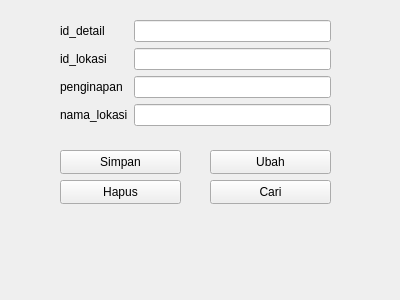
<?xml version="1.0" encoding="UTF-8"?>
<ui version="4.0">
 <class>formdetail</class>
 <widget class="QWidget" name="formdetail">
  <property name="geometry">
   <rect>
    <x>0</x>
    <y>0</y>
    <width>400</width>
    <height>300</height>
   </rect>
  </property>
  <property name="windowTitle">
   <string>Form</string>
  </property>
  <widget class="QWidget" name="formLayoutWidget">
   <property name="geometry">
    <rect>
     <x>60</x>
     <y>20</y>
     <width>271</width>
     <height>121</height>
    </rect>
   </property>
   <layout class="QFormLayout" name="formLayout">
    <item row="0" column="0">
     <widget class="QLabel" name="id_detailLabel">
      <property name="text">
       <string>id_detail</string>
      </property>
     </widget>
    </item>
    <item row="0" column="1">
     <widget class="QLineEdit" name="id_detailLineEdit"/>
    </item>
    <item row="1" column="0">
     <widget class="QLabel" name="id_lokasiLabel">
      <property name="text">
       <string>id_lokasi</string>
      </property>
     </widget>
    </item>
    <item row="1" column="1">
     <widget class="QLineEdit" name="id_lokasiLineEdit"/>
    </item>
    <item row="2" column="0">
     <widget class="QLabel" name="penginapanLabel">
      <property name="text">
       <string>penginapan</string>
      </property>
     </widget>
    </item>
    <item row="2" column="1">
     <widget class="QLineEdit" name="penginapanLineEdit"/>
    </item>
    <item row="3" column="0">
     <widget class="QLabel" name="nama_lokasiLabel">
      <property name="text">
       <string>nama_lokasi</string>
      </property>
     </widget>
    </item>
    <item row="3" column="1">
     <widget class="QLineEdit" name="nama_lokasiLineEdit"/>
    </item>
   </layout>
  </widget>
  <widget class="QPushButton" name="pushButton">
   <property name="geometry">
    <rect>
     <x>60</x>
     <y>150</y>
     <width>121</width>
     <height>24</height>
    </rect>
   </property>
   <property name="text">
    <string>Simpan</string>
   </property>
  </widget>
  <widget class="QPushButton" name="pushButton_2">
   <property name="geometry">
    <rect>
     <x>210</x>
     <y>150</y>
     <width>121</width>
     <height>24</height>
    </rect>
   </property>
   <property name="text">
    <string>Ubah</string>
   </property>
  </widget>
  <widget class="QPushButton" name="pushButton_3">
   <property name="geometry">
    <rect>
     <x>60</x>
     <y>180</y>
     <width>121</width>
     <height>24</height>
    </rect>
   </property>
   <property name="text">
    <string>Hapus</string>
   </property>
  </widget>
  <widget class="QPushButton" name="pushButton_4">
   <property name="geometry">
    <rect>
     <x>210</x>
     <y>180</y>
     <width>121</width>
     <height>24</height>
    </rect>
   </property>
   <property name="text">
    <string>Cari</string>
   </property>
  </widget>
 </widget>
 <resources/>
 <connections/>
</ui>
